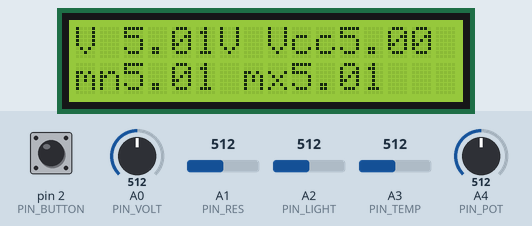
The sketch below on a simulated Arduino Uno, built with avr-gcc and run on an emulated ATmega328P. Parts: 16×2 character LCD. The test bench sets the inputs (shaded band); at power-on: pin 2 (PIN_BUTTON) HIGH, A1 (PIN_RES) = 512, A3 (PIN_TEMP) = 512, A4 (PIN_POT) = 512, A0 (PIN_VOLT) = 512, A2 (PIN_LIGHT) = 512. What the sketch prints to the serial monitor is not drawn.

Above: at 2.0 s.
2.1 s: pin 2 (PIN_BUTTON) pulled LOW for 0.15 s
At 2.7 s:
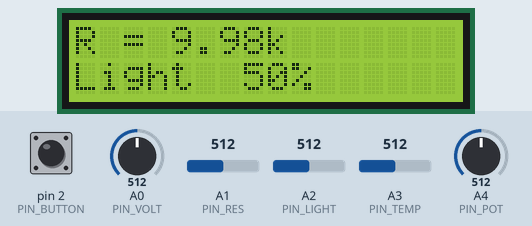
3.7 s: A1 (PIN_RES) set to 918
At 4.2 s:
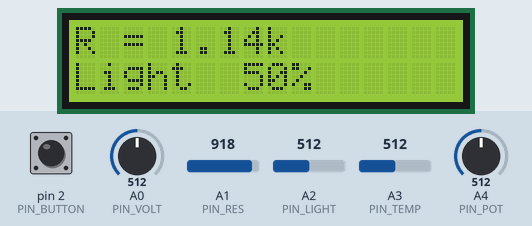
5.3 s: A1 (PIN_RES) set to 947
At 6.5 s:
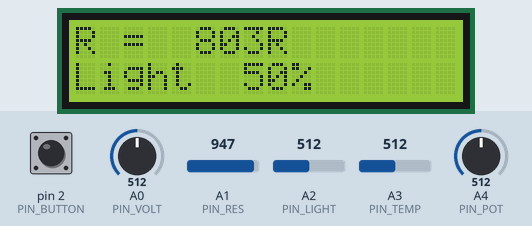
6.8 s: pin 2 (PIN_BUTTON) pulled LOW for 1 s
At 8.7 s:
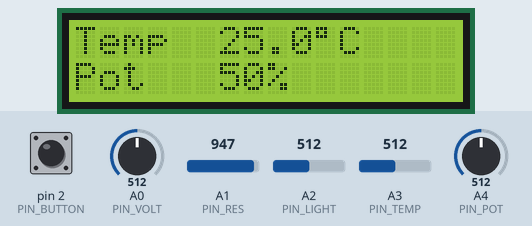
9.3 s: A3 (PIN_TEMP) set to 716
At 10.5 s:
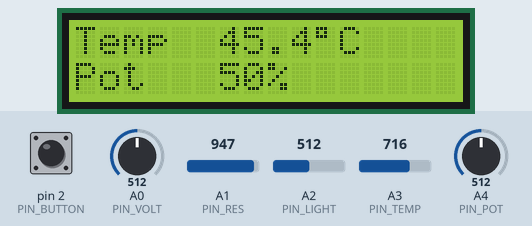
10.8 s: A4 (PIN_POT) set to 716
At 12.0 s:
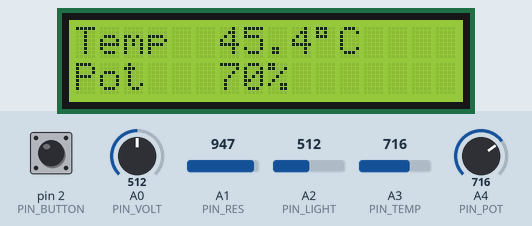
Timing chart, 0 to 13.3 s (numbered marks = the images above; inputs shaded):
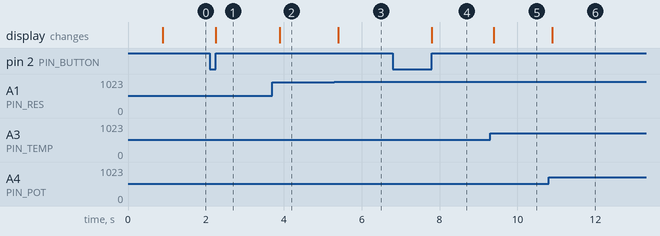

Measured:
- the behaviour switches between 930 and 931 on A1 (PIN_RES) (found by bisection; images 2 and 3)
- after the input at 2.1 s, the display: changes after 0.16 s (image 1)
- after the input at 3.7 s, the display: changes after 0.20 s (image 2)
- after the input at 5.3 s, the display: changes after 0.10 s (image 3)
- after the input at 6.8 s, the display: changes after 1.0 s (image 4)
- after the input at 9.3 s, the display: changes after 0.10 s (image 5)
- after the input at 10.8 s, the display: changes after 0.10 s (image 6)

The sketch:

measurement_station.ino
```cpp
// Arduino Electrical Measurement Station
//
// Measures voltage, resistance, light, temperature and a potentiometer,
// shows them on the LCD and streams CSV to the PC (115200 baud) for
// ../tools/serial_logger.py to log and plot.
//
// Wiring (see README.md for the full table):
//   LCD 1602:  RS -> D7, E -> D8, D4 -> D9, D5 -> D10, D6 -> D11, D7 -> D12
//              RW -> GND, VSS -> GND, VDD -> 5V, A -> 220R -> 5V, K -> GND
//              V0 (contrast) -> 1k -> GND  (or the wiper of a spare pot)
//   Button:    D2 -> button -> GND        (short press = next page, hold 1 s = reset min/max)
//   A0 voltage probe:  probe+ -> 10k -> A0 -> 10k -> GND   (measures 0..10 V, probe- to GND)
//   A1 resistance:     5V -> Rx (unknown) -> A1 -> 10k -> GND
//   A2 light:          5V -> photoresistor -> A2 -> 10k -> GND
//   A3 temperature:    5V -> 10k NTC thermistor -> A3 -> 10k -> GND
//   A4 potentiometer:  ends to 5V and GND, wiper -> A4
//
// Serial commands (newline terminated):
//   rate <ms>     sample period, 50..10000 ms
//   cal <volts>   calibrate the voltage channel against a multimeter reading
//   bg <volts>    set the internal 1.1 V bandgap value (improves every reading)
//   reset         reset min/max        help   list commands

#include <LiquidCrystal.h>
#include <EEPROM.h>

// ---------- Pins ----------
const int PIN_BUTTON = 2;
const int PIN_VOLT   = A0;
const int PIN_RES    = A1;
const int PIN_LIGHT  = A2;
const int PIN_TEMP   = A3;
const int PIN_POT    = A4;

LiquidCrystal lcd(7, 8, 9, 10, 11, 12);

// ---------- Circuit constants (measure your resistors for better accuracy) ----------
const float R_TOP      = 10000.0;  // voltage divider, probe side
const float R_BOTTOM   = 10000.0;  // voltage divider, ground side
const float R_REF      = 10000.0;  // known resistor under Rx
const float R_THERM    = 10000.0;  // resistor under the thermistor
const float THERM_R25  = 10000.0;  // thermistor resistance at 25 C
const float THERM_BETA = 3950.0;   // thermistor beta value
const int   OVERSAMPLE = 16;       // ADC readings averaged per sample

// ---------- Calibration stored in EEPROM ----------
struct Calibration {
  uint16_t magic;
  float bandgap;   // real value of the ~1.1 V internal reference
  float voltGain;  // correction factor for the voltage channel
};
const uint16_t CAL_MAGIC = 0xCA11;
Calibration cal = {CAL_MAGIC, 1.1, 1.0};

// ---------- State ----------
struct Readings {
  float vcc, volts, ohms, lightPct, tempC, potPct;
};
Readings r;
float vMin = 1e9, vMax = -1e9;

unsigned long samplePeriod = 250;
unsigned long lastSample = 0;
int page = 0;
const int NUM_PAGES = 3;

bool lastButton = HIGH;
unsigned long buttonDownAt = 0;
bool holdHandled = false;

String rxLine;

// Measure the UNO's real supply voltage using the internal 1.1 V bandgap.
// USB "5 V" is often 4.7-5.1 V, so this makes absolute voltage readings much better.
float readVcc() {
  ADMUX = _BV(REFS0) | _BV(MUX3) | _BV(MUX2) | _BV(MUX1);  // AVcc ref, measure 1.1 V bandgap
  delay(2);                                              // let the reference settle
  long sum = 0;
  for (int i = 0; i < OVERSAMPLE; i++) {
    ADCSRA |= _BV(ADSC);
    while (bit_is_set(ADCSRA, ADSC)) {}
    sum += ADC;
  }
  float adc = sum / (float)OVERSAMPLE;
  return cal.bandgap * 1023.0 / adc;
}

// Averaged analogRead. The first reading after switching channel is thrown away.
float readAdc(int pin) {
  analogRead(pin);
  long sum = 0;
  for (int i = 0; i < OVERSAMPLE; i++) sum += analogRead(pin);
  return sum / (float)OVERSAMPLE;
}

// Resistance of the upper leg of a divider whose lower leg is rLower.
// Ratiometric, so it doesn't depend on the supply voltage. Returns NAN if open circuit.
float upperResistance(float adc, float rLower) {
  if (adc < 2.0) return NAN;             // nothing connected
  if (adc > 1021.0) return 0.0;          // effectively a short
  return rLower * (1023.0 - adc) / adc;
}

void sampleAll() {
  r.vcc = readVcc();

  float a = readAdc(PIN_VOLT);
  r.volts = a / 1023.0 * r.vcc * (R_TOP + R_BOTTOM) / R_BOTTOM * cal.voltGain;

  r.ohms = upperResistance(readAdc(PIN_RES), R_REF);

  r.lightPct = readAdc(PIN_LIGHT) / 1023.0 * 100.0;

  float rt = upperResistance(readAdc(PIN_TEMP), R_THERM);
  if (isnan(rt) || rt <= 0) {
    r.tempC = NAN;
  } else {
    // Beta equation: 1/T = 1/T25 + ln(R/R25)/B
    float invT = 1.0 / 298.15 + log(rt / THERM_R25) / THERM_BETA;
    r.tempC = 1.0 / invT - 273.15;
  }

  r.potPct = readAdc(PIN_POT) / 1023.0 * 100.0;

  if (r.volts < vMin) vMin = r.volts;
  if (r.volts > vMax) vMax = r.volts;
}

void printFloatOrNan(float v, int decimals) {
  if (isnan(v)) Serial.print(F("nan"));
  else Serial.print(v, decimals);
}

void sendCsv() {
  Serial.print(millis());             Serial.print(',');
  Serial.print(r.vcc, 3);             Serial.print(',');
  Serial.print(r.volts, 3);           Serial.print(',');
  printFloatOrNan(r.ohms, 1);         Serial.print(',');
  Serial.print(r.lightPct, 1);        Serial.print(',');
  printFloatOrNan(r.tempC, 2);        Serial.print(',');
  Serial.println(r.potPct, 1);
}

void sendHeader() {
  Serial.println(F("t_ms,vcc_V,voltage_V,resistance_ohm,light_pct,temp_C,pot_pct"));
}

// Formats a resistance like "4.70k" or "220R" into buf (at least 16 chars)
void formatOhms(float ohms, char *buf) {
  if (isnan(ohms))           strcpy(buf, "OPEN");
  else if (ohms >= 1e6)      { dtostrf(ohms / 1e6, 4, 2, buf); strcat(buf, "M"); }
  else if (ohms >= 1e3)      { dtostrf(ohms / 1e3, 4, 2, buf); strcat(buf, "k"); }
  else                       { dtostrf(ohms, 4, 0, buf);       strcat(buf, "R"); }
}

// Prints one LCD line padded to 16 characters (avoids flicker from lcd.clear())
void lcdLine(int row, const char *text) {
  char padded[17];
  snprintf(padded, sizeof(padded), "%-16s", text);
  lcd.setCursor(0, row);
  lcd.print(padded);
}

void updateLcd() {
  char a[16], b[16], line[40];
  switch (page) {
    case 0:
      dtostrf(r.volts, 5, 2, a);
      dtostrf(r.vcc, 4, 2, b);
      snprintf(line, sizeof(line), "V%sV Vcc%s", a, b);
      lcdLine(0, line);
      dtostrf(vMin, 4, 2, a);
      dtostrf(vMax, 4, 2, b);
      snprintf(line, sizeof(line), "mn%s mx%s", a, b);
      lcdLine(1, line);
      break;
    case 1:
      formatOhms(r.ohms, a);
      snprintf(line, sizeof(line), "R = %s", a);
      lcdLine(0, line);
      dtostrf(r.lightPct, 3, 0, a);
      snprintf(line, sizeof(line), "Light %s%%", a);
      lcdLine(1, line);
      break;
    case 2:
      if (isnan(r.tempC)) strcpy(a, " --.-");
      else dtostrf(r.tempC, 5, 1, a);
      snprintf(line, sizeof(line), "Temp %s%cC", a, (char)223);  // 223 = degree symbol on HD44780
      lcdLine(0, line);
      dtostrf(r.potPct, 3, 0, a);
      snprintf(line, sizeof(line), "Pot  %s%%", a);
      lcdLine(1, line);
      break;
  }
}

void resetMinMax() {
  vMin = r.volts;
  vMax = r.volts;
  Serial.println(F("# min/max reset"));
}

void handleButton() {
  bool b = digitalRead(PIN_BUTTON);
  unsigned long now = millis();
  if (b == LOW && lastButton == HIGH) {
    buttonDownAt = now;
    holdHandled = false;
  }
  if (b == LOW && !holdHandled && now - buttonDownAt > 1000) {
    resetMinMax();
    holdHandled = true;
  }
  if (b == HIGH && lastButton == LOW && !holdHandled && now - buttonDownAt > 30) {
    page = (page + 1) % NUM_PAGES;  // short press
    updateLcd();
  }
  lastButton = b;
}

void saveCal() {
  EEPROM.put(0, cal);
}

void handleCommand(String cmd) {
  cmd.trim();
  cmd.toLowerCase();
  if (cmd.startsWith("rate ")) {
    long ms = cmd.substring(5).toInt();
    samplePeriod = constrain(ms, 50, 10000);
    Serial.print(F("# sample period = ")); Serial.print(samplePeriod); Serial.println(F(" ms"));
  } else if (cmd.startsWith("cal ")) {
    float real = cmd.substring(4).toFloat();
    float measured = r.volts / cal.voltGain;  // reading without the old correction
    if (real > 0.1 && measured > 0.1) {
      cal.voltGain = real / measured;
      saveCal();
      Serial.print(F("# voltage gain = ")); Serial.println(cal.voltGain, 4);
    } else {
      Serial.println(F("# need a voltage > 0.1 V on the probe to calibrate"));
    }
  } else if (cmd.startsWith("bg ")) {
    float v = cmd.substring(3).toFloat();
    if (v > 1.0 && v < 1.2) {
      cal.bandgap = v;
      saveCal();
      Serial.print(F("# bandgap = ")); Serial.println(cal.bandgap, 4);
    } else {
      Serial.println(F("# bandgap must be between 1.0 and 1.2 V"));
    }
  } else if (cmd == "reset") {
    resetMinMax();
  } else if (cmd == "help") {
    Serial.println(F("# rate <ms> | cal <volts> | bg <volts> | reset | help"));
    Serial.println(F("# To find bg: measure the 5V pin with a meter, then bg = 1.1 * meter / reported vcc"));
  } else if (cmd.length() > 0) {
    Serial.print(F("# unknown command: ")); Serial.println(cmd);
  }
  sendHeader();  // lets the logger resync after messages
}

void readSerial() {
  while (Serial.available()) {
    char c = Serial.read();
    if (c == '\n' || c == '\r') {
      if (rxLine.length()) handleCommand(rxLine);
      rxLine = "";
    } else if (rxLine.length() < 32) {
      rxLine += c;
    }
  }
}

void setup() {
  Serial.begin(115200);
  pinMode(PIN_BUTTON, INPUT_PULLUP);
  lcd.begin(16, 2);
  lcdLine(0, "Measurement");
  lcdLine(1, "Station");

  Calibration stored;
  EEPROM.get(0, stored);
  if (stored.magic == CAL_MAGIC) cal = stored;

  Serial.println(F("# Electrical Measurement Station - type 'help' for commands"));
  Serial.print(F("# bandgap=")); Serial.print(cal.bandgap, 4);
  Serial.print(F(" voltGain=")); Serial.println(cal.voltGain, 4);
  sendHeader();
  delay(800);
}

void loop() {
  handleButton();
  readSerial();

  unsigned long now = millis();
  if (now - lastSample >= samplePeriod) {
    lastSample = now;
    sampleAll();
    sendCsv();
    updateLcd();
  }
}
```
